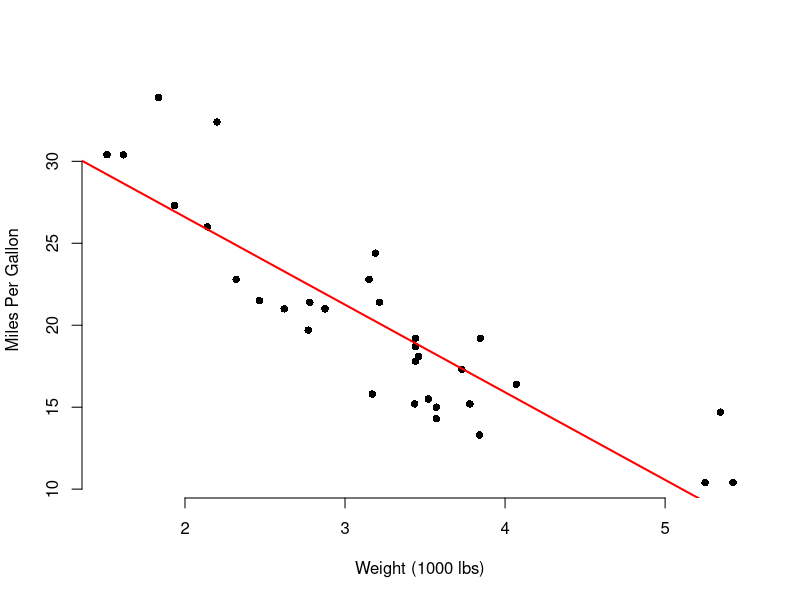
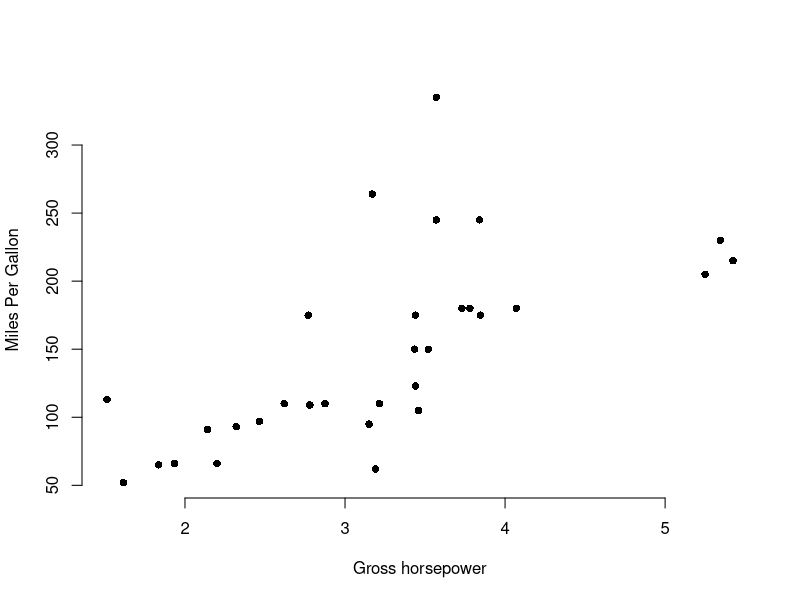

Source code (R) for these figures, in order:
## ---- chunk 1
modelFit <- lm(mtcars$mpg ~ mtcars$wt)
plot(mtcars$wt, mtcars$mpg, ylab = "Miles Per Gallon", xlab = "Weight (1000 lbs)"
     ,bty = "n", pch = 16)
abline(modelFit, col = "red", lwd = 2)
## ---- chunk 2
print(paste("R Squared:", round(summary(modelFit)$r.squared, 3)))
print(paste("Intercept:",  round(modelFit$coefficients[1],3)))
print(paste("Slope:",  round(modelFit$coefficients[2],3)))
## ---- chunk 3
modelFit <- lm(mtcars$mpg ~ mtcars$hp)
plot(mtcars$wt, mtcars$hp, ylab = "Miles Per Gallon", xlab = "Gross horsepower"
     ,bty = "n", pch = 16)
abline(modelFit, col = "red", lwd = 2)
